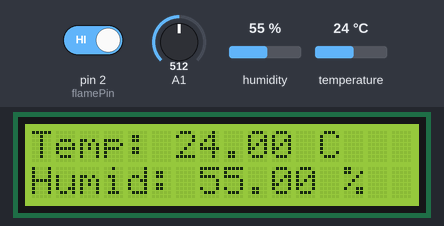
A sketch run on a simulated Arduino Uno, built with avr-gcc and run on an emulated ATmega328P. Shown: 16×2 character LCD. The test bench sets the inputs (shaded band); at power-on: A1 = 512, pin 2 (flamePin) HIGH, humidity 55 %, temperature 24 °C.

Above: at 1.2 s.
1.3 s: A1 set to 574
At 6.0 s:
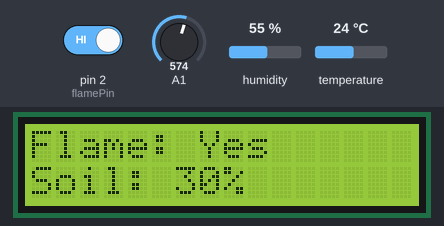
11.9 s: A1 set to 602
At 13.2 s:
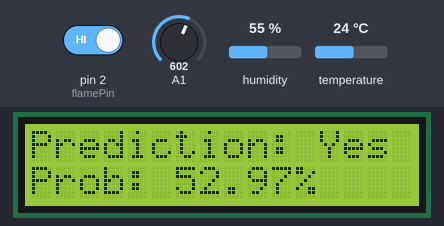
17.3 s: pin 2 (flamePin) driven LOW
At 21.9 s:
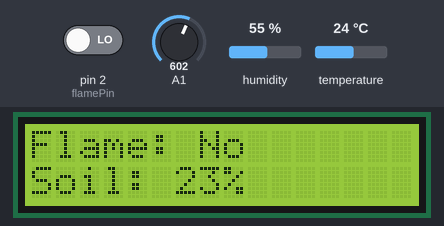
27.7 s: humidity set to 22 %
At 32.1 s:
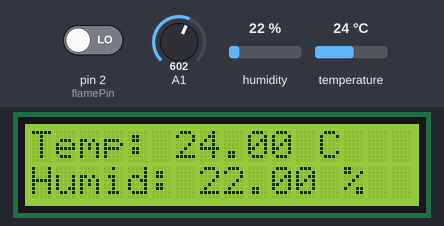
38.1 s: temperature set to 12 °C
At 47.8 s:
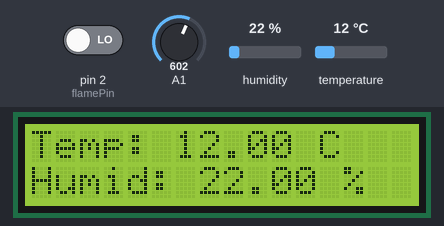
48.7 s: pin 2 (flamePin) driven HIGH
At 53.4 s:
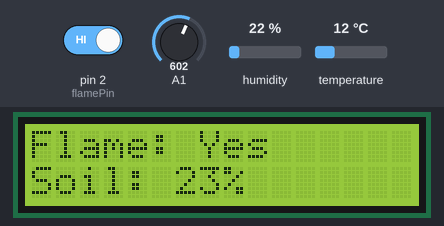
Timing chart, 0 to 54.9 s (numbered marks = the images above; inputs shaded):
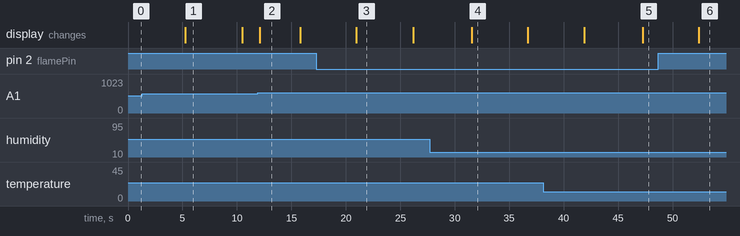

Measured:
- the behaviour switches between 590 and 591 on A1 (found by bisection; images 1 and 2)
- after the input at 11.9 s, the display: changes after 0.19 s (image 2)
- after the input at 17.3 s, the display: changes after 3.7 s (image 3)
- after the input at 48.7 s, the display: changes after 3.7 s (image 6)
- what the display in image 1 shows lasts 5.2 s, from 5.3 s to 10.5 s
- what the display in image 2 shows lasts 3.7 s, from 12.1 s to 15.8 s
- what the display in image 4 shows lasts 5.2 s, from 31.5 s to 36.7 s

The sketch:

WildfireDetection.ino
```cpp
#include <LiquidCrystal_I2C.h>
#include <DHT.h>
#include <math.h>

#define DHTPIN 4
#define DHTTYPE DHT11

LiquidCrystal_I2C lcd(0x27, 16, 2); // I2C address 0x27, 16 column and 2 rows
DHT dht(DHTPIN, DHTTYPE);

int flamePin = 2; // KY-026 analog interface
int flame;

const int OpenAirReading = 700;   //calibration data 1
const int WaterReading = 280;     //calibration data 2
int MoistureLevel = 0;
int SoilMoisturePercentage = 0;

double w[] = {-5.285914471098455, 0.006007226846806473};
double b = -0.4503093879673723;

double sigmoid(double x)
{
    return (1 / (1 + exp((-1) * x)));
}

double predict(double data[2]) {
    //ML Inference Section

    double temp = 0.0;
    for(int i=0; i<2; i++)
    {
        temp += data[i]*w[i];
    }

    return sigmoid(temp + b);
}

void setup()
{
  lcd.init(); // initialize the lcd
  lcd.backlight();
  dht.begin();
  pinMode(flamePin, INPUT);
}

void loop()
{
  float h = dht.readHumidity();
  float t = dht.readTemperature();

  for(int i = 0; i < 5; i++) {
    lcd.clear();
    lcd.setCursor(0, 0);
    lcd.setCursor(0,0);
    lcd.print("Temp: ");
    lcd.print(t);
    lcd.print(" C");
    lcd.setCursor(0,1);
    lcd.print("Humid: ");
    lcd.print(h);
    lcd.print(" %");
    delay(1000);
  }

  for(int i = 0; i < 10; i++) {
    MoistureLevel = analogRead(A1);  //update based on the analog Pin selected
    SoilMoisturePercentage = map(MoistureLevel, OpenAirReading, WaterReading, 0, 100);

    if (SoilMoisturePercentage > 100) {
      SoilMoisturePercentage = 100;
    }
    else if (SoilMoisturePercentage < 0) {
      SoilMoisturePercentage = 0;
    }

    lcd.clear();
    lcd.setCursor(0,0);
    lcd.print("Flame: ");
    lcd.print(digitalRead(flamePin) ? "Yes" : "No");
    lcd.setCursor(0,1);
    lcd.print("Soil: ");
    lcd.print(SoilMoisturePercentage);
    lcd.print("%");
    delay(500);
  }
  for(int i = 0; i < 10; i++) {
    MoistureLevel = analogRead(A1);  //update based on the analog Pin selected
    SoilMoisturePercentage = map(MoistureLevel, OpenAirReading, WaterReading, 0, 100);

    if (SoilMoisturePercentage > 100) {
      SoilMoisturePercentage = 100;
    }
    else if (SoilMoisturePercentage < 0) {
      SoilMoisturePercentage = 0;
    }
    double input[2] = {SoilMoisturePercentage/100.0, t+273.15};
    double prob = predict(input);
    bool prediction = round(prob) == 1;
    prob = max(prob, 1-prob);
    lcd.clear();
    lcd.setCursor(0, 0);
    lcd.setCursor(0,0);
    lcd.print("Prediction: ");
    lcd.print(prediction ? "Yes" : "No");
    lcd.setCursor(0,1);
    lcd.print("Prob: ");
    lcd.print(prob*100);
    lcd.print("%");
    delay(500);
  }

}
```
